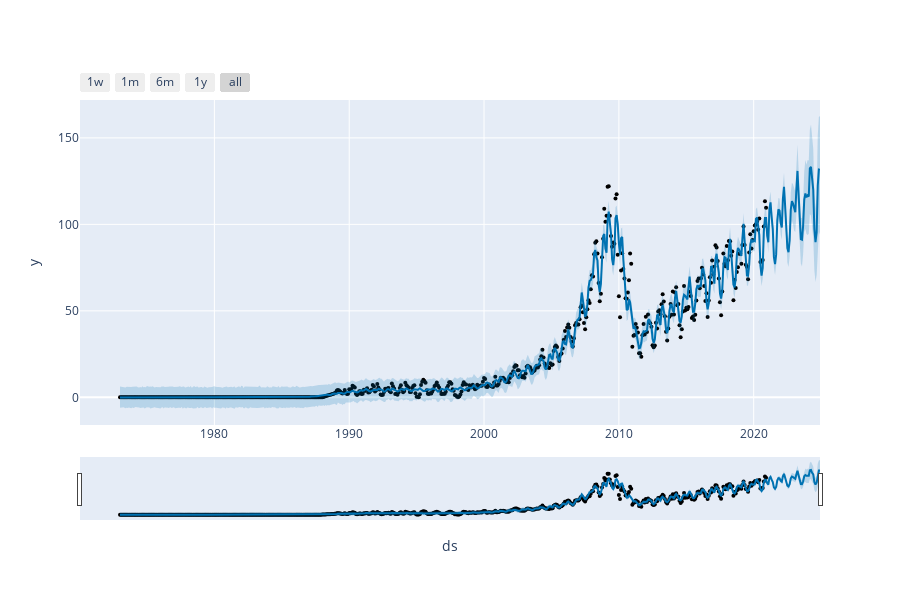
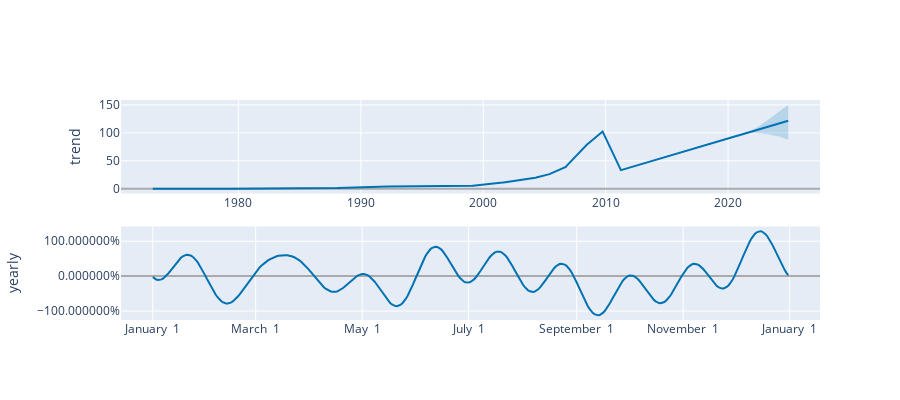

Notebook code for these charts, in order:
### Code cell
fig_plotly1 = plot_plotly(model_prophet, forecast)
fig_plotly1.show()
fig_plotly2 = plot_components_plotly(model_prophet, forecast)
fig_plotly2.show()

### Figure 1 — Plotly figure (JSON) as saved in the notebook; plotly's stock layout.template omitted (floating-point values rounded to 4 significant figures; data arrays with more than 128 entries replaced by an {"elided": "..."} marker saying what was removed)
{"data": [{"marker": {"color": "black", "size": 4}, "mode": "markers", "name": "Actual", "type": "scatter", "x": {"elided": "576 str values"}, "y": {"elided": "576 float values"}}, {"hoverinfo": "skip", "line": {"width": 0}, "mode": "lines", "type": "scatter", "x": {"elided": "624 str values"}, "y": {"elided": "624 float values"}}, {"fill": "tonexty", "fillcolor": "rgba(0, 114, 178, 0.2)", "line": {"color": "#0072B2", "width": 2}, "mode": "lines", "name": "Predicted", "type": "scatter", "x": {"elided": "624 str values"}, "y": {"elided": "624 float values"}}, {"fill": "tonexty", "fillcolor": "rgba(0, 114, 178, 0.2)", "hoverinfo": "skip", "line": {"width": 0}, "mode": "lines", "type": "scatter", "x": {"elided": "624 str values"}, "y": {"elided": "624 float values"}}], "layout": {"height": 600, "showlegend": false, "width": 900, "xaxis": {"rangeselector": {"buttons": [{"count": 7, "label": "1w", "step": "day", "stepmode": "backward"}, {"count": 1, "label": "1m", "step": "month", "stepmode": "backward"}, {"count": 6, "label": "6m", "step": "month", "stepmode": "backward"}, {"count": 1, "label": "1y", "step": "year", "stepmode": "backward"}, {"step": "all"}]}, "rangeslider": {"visible": true}, "title": {"text": "ds"}, "type": "date"}, "yaxis": {"title": {"text": "y"}}}}

### Figure 2 — Plotly figure (JSON) as saved in the notebook; plotly's stock layout.template omitted (floating-point values rounded to 4 significant figures; data arrays with more than 128 entries replaced by an {"elided": "..."} marker saying what was removed)
{"data": [{"line": {"color": "#0072B2", "width": 2}, "mode": "lines", "name": "trend", "type": "scatter", "x": {"elided": "624 str values"}, "xaxis": "x", "y": {"elided": "624 float values"}, "yaxis": "y"}, {"line": {"color": "rgba(0, 114, 178, 0.2)", "width": 0}, "mode": "lines", "name": "trend_upper", "type": "scatter", "x": {"elided": "624 str values"}, "xaxis": "x", "y": {"elided": "624 float values"}, "yaxis": "y"}, {"fill": "tonexty", "fillcolor": "rgba(0, 114, 178, 0.2)", "line": {"color": "rgba(0, 114, 178, 0.2)", "width": 0}, "mode": "lines", "name": "trend_lower", "type": "scatter", "x": {"elided": "624 str values"}, "xaxis": "x", "y": {"elided": "624 float values"}, "yaxis": "y"}, {"line": {"color": "#0072B2", "width": 2}, "mode": "lines", "name": "yearly", "type": "scatter", "x": {"elided": "365 str values"}, "xaxis": "x2", "y": {"elided": "365 float values"}, "yaxis": "y2"}], "layout": {"height": 400, "showlegend": false, "width": 900, "xaxis": {"anchor": "y", "domain": [0, 1], "range": ["1970-05-28T21:36:00", "2027-07-07T02:24:00"], "type": "date"}, "xaxis2": {"anchor": "y2", "domain": [0, 1], "range": ["2016-12-13T18:54:02.958904115", "2018-01-18T11:04:57.863013581"], "tickformat": "%B %e", "type": "date"}, "yaxis": {"anchor": "x", "domain": [0.575, 1], "rangemode": "normal", "title": {"text": "trend"}, "zerolinecolor": "#AAA"}, "yaxis2": {"anchor": "x2", "domain": [0, 0.425], "hoverformat": ".2%", "tickformat": "%", "title": {"text": "yearly"}, "zerolinecolor": "#AAA"}}}
